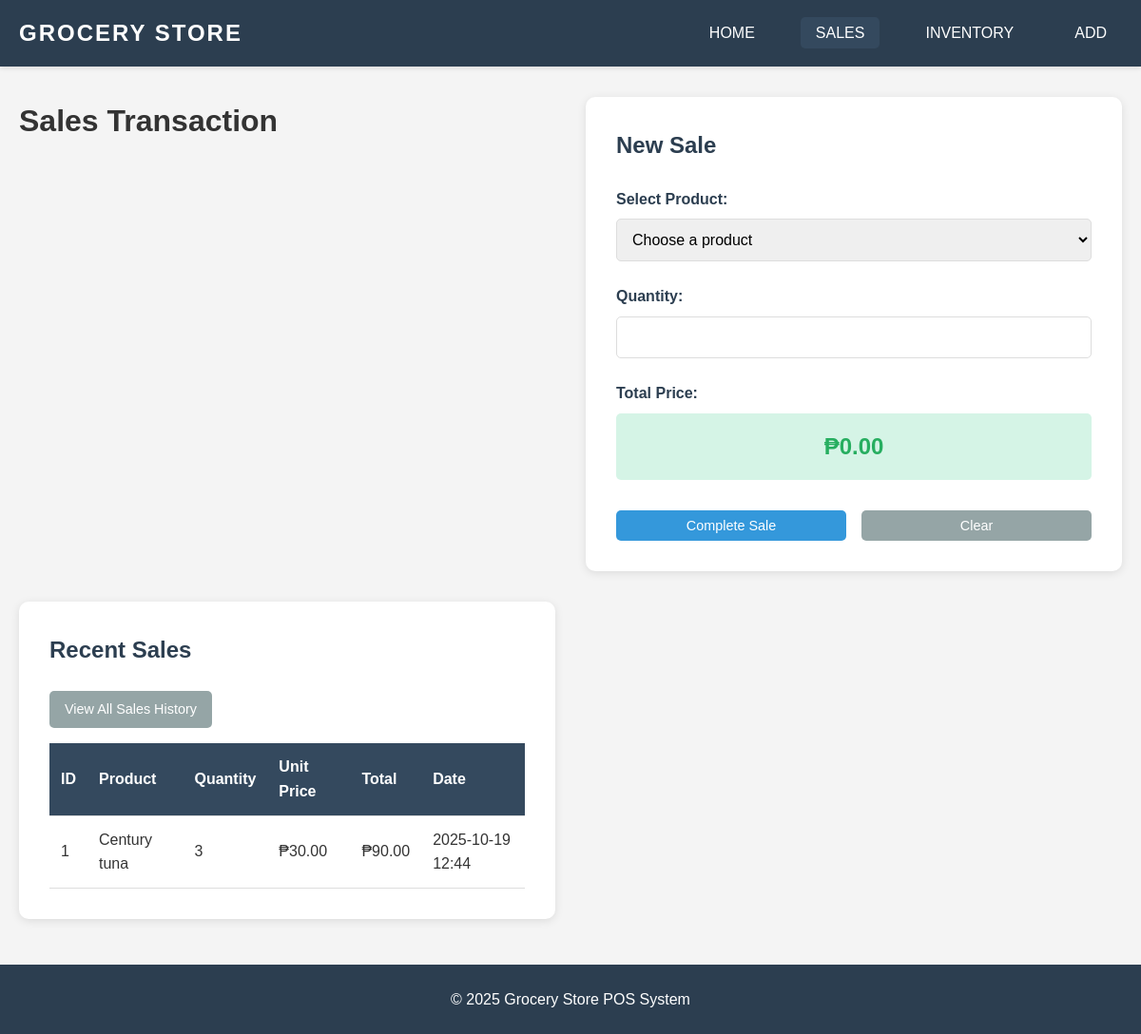
The app's page /sales with its own data.
### app.py (models this page shows, shortened)
class Sale(db.Model):
    id = db.Column(db.Integer, primary_key=True)
    product_id = db.Column(db.Integer, db.ForeignKey('product.id'), nullable=False)
    product_name = db.Column(db.String(200), nullable=False)
    quantity = db.Column(db.Integer, nullable=False)
    unit_price = db.Column(db.Float, nullable=False)
    total_price = db.Column(db.Float, nullable=False)
    date_sold = db.Column(db.DateTime, default=datetime.utcnow)

### app.py (the view, shortened to what this page needs)
@app.route('/sales', methods=['GET', 'POST'])
def sales():
    products = Product.query.filter(Product.stock > 0).all()
    recent_sales = Sale.query.order_by(Sale.date_sold.desc()).limit(10).all()
    return render_template('sales.html', products=products, recent_sales=recent_sales)

### templates/sales.html (shortened to what this page needs)
{% extends "base.html" %}
{% block content %}
<div class="sales-container">
    <h1>Sales Transaction</h1>
    <div class="sales-form-section">
        <h2>New Sale</h2>
        <form method="POST" action="{{ url_for('sales') }}" id="salesForm">
            <div class="form-group">
                <label for="product_id">Select Product:</label>
                <select id="product_id" name="product_id" required onchange="updatePrice()">
                    <option value="">Choose a product</option>
                </select>
            </div>
            <div class="form-group">
                <label for="quantity">Quantity:</label>
                <input type="number" id="quantity" name="quantity" min="1" required oninput="calculateTotal()">
            </div>
            <div class="form-group">
                <label>Total Price:</label>
                <p class="total-display" id="totalDisplay">₱0.00</p>
            </div>
            <div class="form-actions">
                <button type="submit" class="btn btn-primary">Complete Sale</button>
                <button type="reset" class="btn btn-secondary" onclick="resetForm()">Clear</button>
            </div>
        </form>
    </div>
    <div class="recent-sales-section">
        <h2>Recent Sales</h2>
        <a href="{{ url_for('sales_history') }}" class="btn btn-secondary">View All Sales History</a>
        {% if recent_sales %}
        <table class="sales-table">
            <thead>
                <tr>
                    <th>ID</th>
                    <th>Product</th>
                    <th>Quantity</th>
                    <th>Unit Price</th>
                    <th>Total</th>
                    <th>Date</th>
                </tr>
            </thead>
            <tbody>
                {% for sale in recent_sales %}
                <tr>
                    <td>{{ sale.id }}</td>
                    <td>{{ sale.product_name }}</td>
                    <td>{{ sale.quantity }}</td>
                    <td>₱{{ "%.2f"|format(sale.unit_price) }}</td>
                    <td>₱{{ "%.2f"|format(sale.total_price) }}</td>
                    <td>{{ sale.date_sold.strftime('%Y-%m-%d %H:%M') }}</td>
                </tr>
                {% endfor %}
            </tbody>
        </table>
        {% else %}
        <p class="no-data">No sales yet</p>
        {% endif %}
    </div>
</div>
{% endblock %}

### static/style.css (style rules this page uses)
* { margin: 0; padding: 0; box-sizing: border-box; }
body { font-family: Arial, sans-serif; line-height: 1.6; color: #333; background-color: #f4f4f4; }
.inventory-table, .sales-table { width: 100%; border-collapse: collapse; margin-top: 1rem; }
.inventory-table th, .inventory-table td, .sales-table th, .sales-table td { padding: 0.75rem; text-align: left; border-bottom: 1px solid #ddd; }
.inventory-table th, .sales-table th { background-color: #34495e; color: white; font-weight: 600; }
.btn { display: inline-block; padding: 0.5rem 1rem; border: none; border-radius: 5px; text-decoration: none; cursor: pointer; font-size: 0.9rem; transition: background-color 0.3s, transform 0.2s; }
.btn-primary { background-color: #3498db; color: white; }
.btn-secondary { background-color: #95a5a6; color: white; }
.form-group { margin-bottom: 1.5rem; }
.form-group label { display: block; margin-bottom: 0.5rem; color: #2c3e50; font-weight: 600; }
.form-group input, .form-group select { width: 100%; padding: 0.75rem; border: 1px solid #ddd; border-radius: 5px; font-size: 1rem; }
.form-actions { display: flex; gap: 1rem; margin-top: 2rem; }
.form-actions .btn { flex: 1; }
.sales-container { display: grid; grid-template-columns: 1fr 1fr; gap: 2rem; }
.sales-form-section, .recent-sales-section { background: white; padding: 2rem; border-radius: 10px; box-shadow: 0 2px 10px rgba(0,0,0,0.1); }
.sales-form-section h2, .recent-sales-section h2 { color: #2c3e50; margin-bottom: 1.5rem; }
.total-display { font-size: 1.5rem; font-weight: bold; color: #27ae60; padding: 1rem; background-color: #d5f4e6; border-radius: 5px; text-align: center; }

### records on screen
Sale: id "1", product_name "Century tuna", quantity "3", unit_price "30.00", total_price "90.00", date_sold "2025-10-19 12:44"
